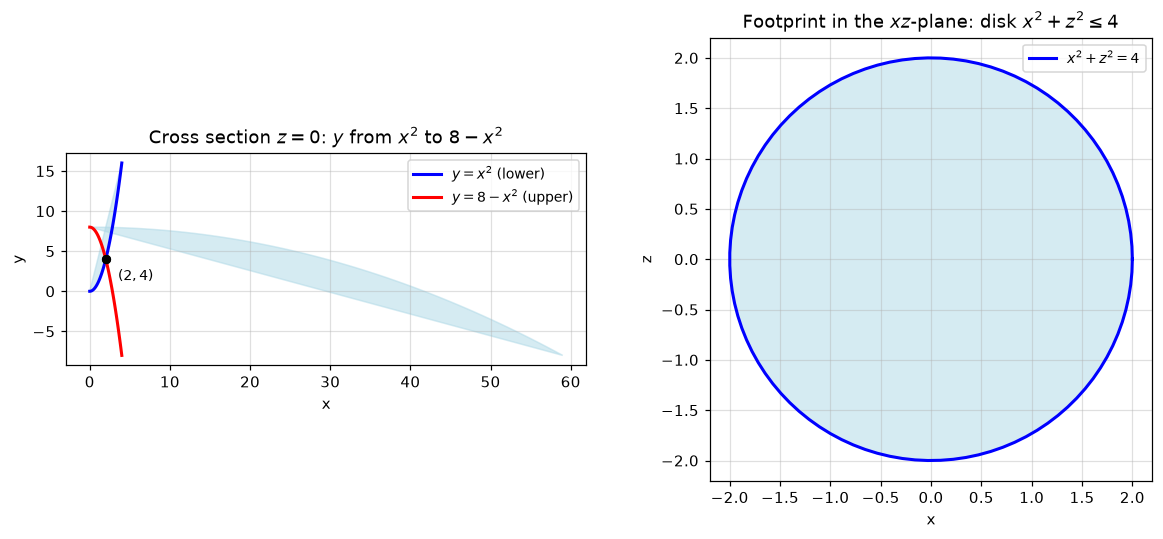

This figure's Python source:
"""Fig 2: cross section z=0 and the xz-disk footprint."""
import numpy as np
import matplotlib
matplotlib.use("Agg")
import matplotlib.pyplot as plt

fig, axes = plt.subplots(1, 2, figsize=(11, 5))
ax = axes[0]
xs = np.linspace(0, 4, 60)
ax.plot(xs, xs**2, "b-", lw=2, label=r"$y=x^2$ (lower)")
ax.plot(xs, 8 - xs**2, "r-", lw=2, label=r"$y=8-x^2$ (upper)")
ax.fill(xs, xs**2, 8 - xs**2, color="lightblue", alpha=0.5)
ax.plot([2, 2], [4, 4], "ko", ms=5)
ax.annotate("$(2, 4)$", (2, 4), textcoords="offset points", xytext=(8, -14), fontsize=9)
ax.set_xlabel("x"); ax.set_ylabel("y")
ax.set_title(r"Cross section $z=0$: $y$ from $x^2$ to $8-x^2$")
ax.set_aspect("equal"); ax.grid(alpha=0.4); ax.legend(fontsize=9)

ax = axes[1]
th = np.linspace(0, 2*np.pi, 100)
ax.plot(2*np.cos(th), 2*np.sin(th), "b-", lw=2, label=r"$x^2+z^2=4$")
ax.fill(2*np.cos(th), 2*np.sin(th), color="lightblue", alpha=0.5)
ax.set_xlabel("x"); ax.set_ylabel("z")
ax.set_title(r"Footprint in the $xz$-plane: disk $x^2+z^2 \leq 4$")
ax.set_aspect("equal"); ax.grid(alpha=0.4); ax.legend(fontsize=9)
plt.tight_layout()
plt.savefig("D:/Program-Files/MCMA-Toolchain/dev-logs/.raw_data/dev-logs-20261110/dsh-qwen3.8-27b-hpc/calculus-15.7.20/solution/part1_figure2.png",
            dpi=110, bbox_inches="tight")
print("saved fig2")
